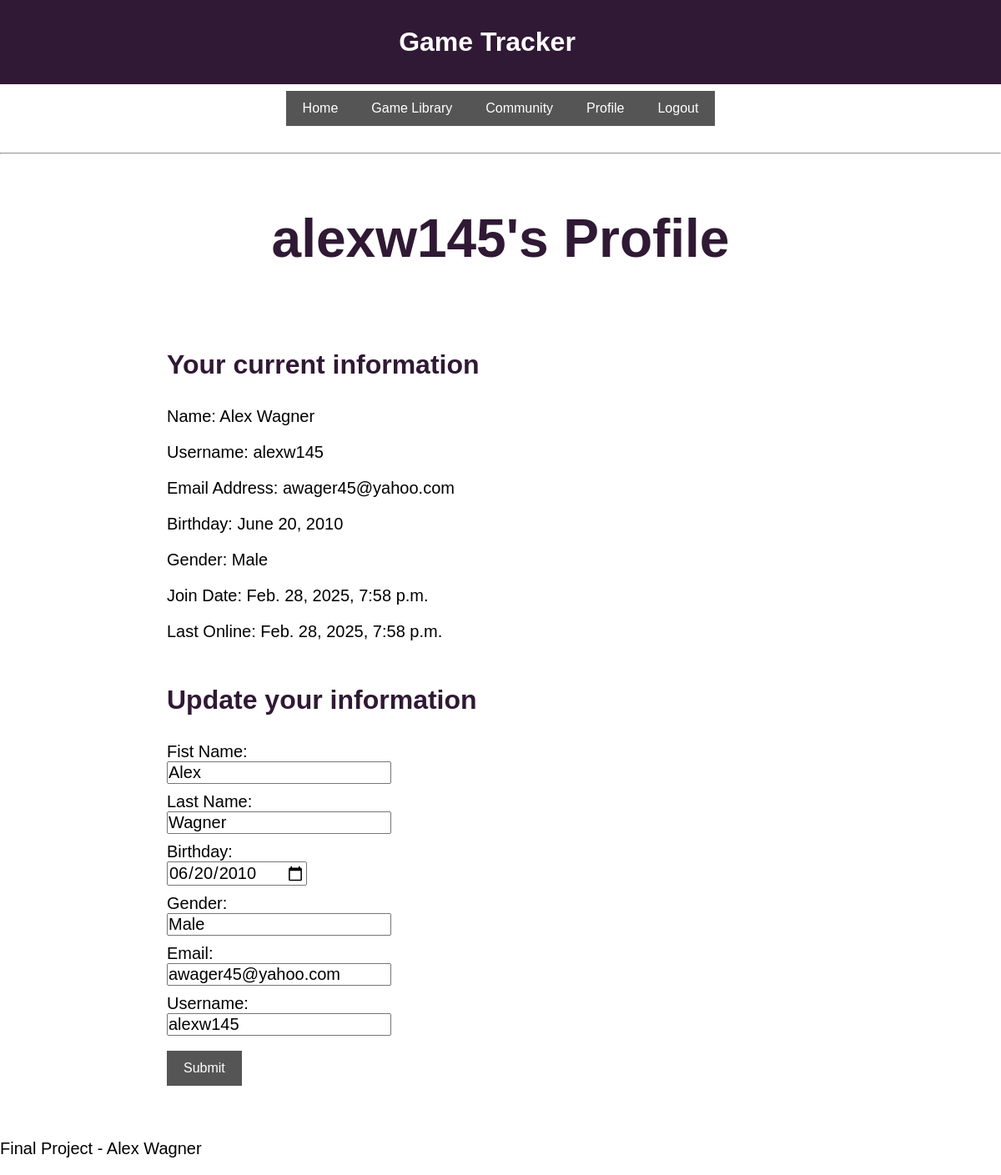
/profile/alexw145/ (signed in), run on the app's committed database.
### game_tracker/models.py (models this page shows, shortened)
class Profile(models.Model):
    user = models.OneToOneField(User, on_delete=models.CASCADE)
    birthday = models.DateField(null=True, blank=True)
    gender = models.CharField(max_length=15, choices=[('M', 'Male'), ('F', 'Female'), ('O', 'Other')], blank=True, default='O')

### game_tracker/views.py (the view, shortened to what this page needs)
# urls.py: path("profile/<str:str>/", views.ProfileDetail.as_view(), name="profile-detail"),
class ProfileDetail(LoginRequiredMixin, DetailView):
    model = Profile
    template_name = "game_tracker/gametrackerprofile.html"
    def get_object(self):
        if Profile.objects.filter(user=self.request.user):
            return self.model.objects.get(user=self.request.user)
        else: # if there is no profile connected to the user, a profile is created based from the user.
            Profile.objects.create(user=self.request.user)
            return self.model.objects.get(user=self.request.user)

### game_tracker/context_processors.py (called while the page is built)
def get_user_object(request):
    if request.user.is_authenticated:
        return {'user_object': request.user}
    return {}

### game_tracker/templates/game_tracker/gametrackerprofile.html (shortened to what this page needs)
{% extends "game_tracker/base.html" %}
{% block content %}
<div class="profile-detail-container">
<h1>
    {{ profile.user.username }}'s Profile
</h1>
<section class="user-profile-info">
    <h2>Your current information</h2>
    <p id="current_name">Name: {{ profile.user.first_name }} {{ profile.user.last_name }}</p>
    <p id="current_usrn">Username: {{ profile.user.username }}</p>
    <p id="current_email">Email Address: {{ profile.user.email }}</p>
    <p id="current_bday">Birthday: {{ profile.birthday }}</p>
    <p id="current_gender">Gender: {{ profile.gender }}</p>
    <p>Join Date: {{ profile.user.date_joined }}</p>
    <p>Last Online: {{ profile.user.date_joined }}</p>
</section>
<section class="user-update-profile-info">
    <h2>Update your information</h2>
    <form method="post">
        <label for="f_name">Fist Name: </label><br>
        <input type="text" id="f_name" name="f_name" value="{{ profile.user.first_name }}" required><br>
        <label for="l_name">Last Name: </label><br>
        <input type="text" id="l_name" name="l_name" value="{{ profile.user.last_name }}" required><br>
        <label for="bday">Birthday: </label><br>
        <input type="date" id="bday" name="bday" value="{% if profile.birthday %}{{ profile.birthday|date:'Y-m-d' }}{% endif %}" required><br>
        <label for="gender">Gender: </label><br>
        <input type="text" id="gender" name="gender" value="{{ profile.gender }}" required><br>
        <label for="email">Email: </label><br>
        <input type="text" id="email" name="email" value="{{ profile.user.email }}" required><br>
        <label for="usrn">Username: </label><br>
        <input type="text" id="usrn" name="usrn" value="{{ profile.user.username }}" required><br>
        <button type="button" id="profile-upd-submit-btn" >Submit</button>
    </form>
</section>
</div>
{% endblock %}

### game_tracker/static/game_tracker/style.css (style rules this page uses)
* { margin: 0; padding: 0; font-family: "Trebuchet MS", sans-serif; }
h1 { display: flex; justify-content: center; color: #301934; padding:1em 0em 1em 0em; font-size: 4em; }
h2 { margin: 1em 1em 1em 0em; color: #301934; font-size: 2em; }
p { font-size: 1.25em; margin: 1em 0em 1em 0em; max-width: 750px; }
button { margin: .5em 0em 2em 0em; padding: .75em 1.25em .75em 1.25em; font-size: 1em; background-color: #555555; border: none; color: #ffffff; }
label { font-size: 1.25em; margin: 1em 0em 0em 0em; }
input { font-size: 1.25em; margin: 0em 0em .5em 0em; }
.profile-detail-container { display: flex; flex-direction: column; align-items: center; }
.profile-detail-container > * { width: 100%; max-width: 800px; text-align: left; }

### data on the page
Profile: user.username "alexw145", user.first_name "Alex", user.last_name "Wagner", user.email "awager45@yahoo.com", birthday "June 20, 2010", gender "Male", user.date_joined "Feb. 28, 2025, 7:58 p.m.", f_name "Alex", l_name "Wagner", bday "06/20/2010", email "awager45@yahoo.com", usrn "alexw145"
